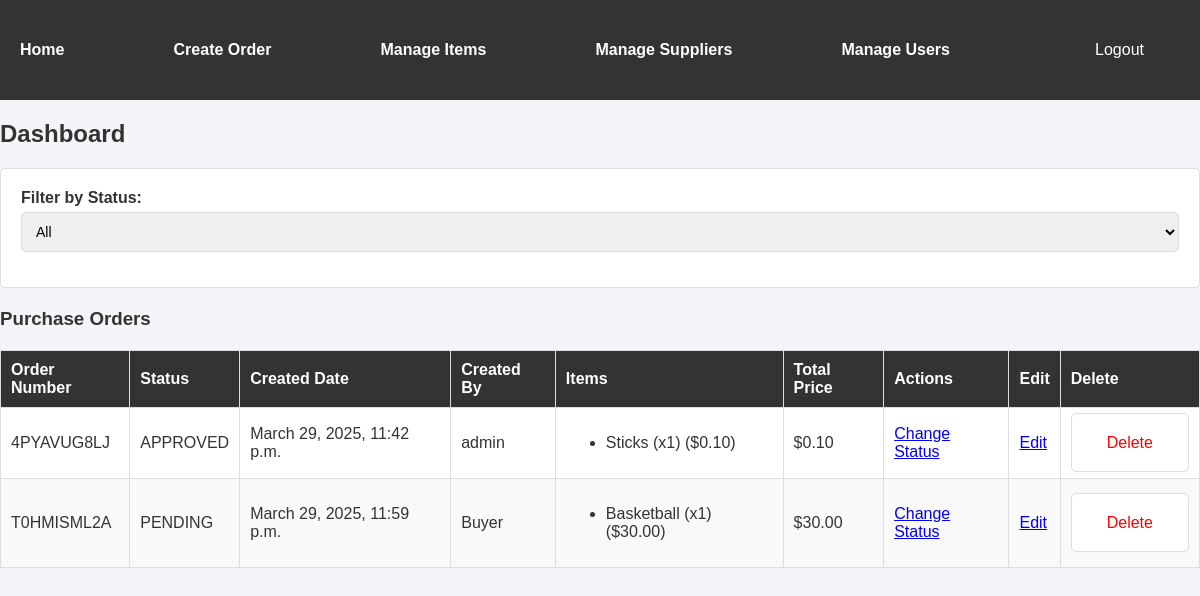
The app's page /app/ (signed in), older data.
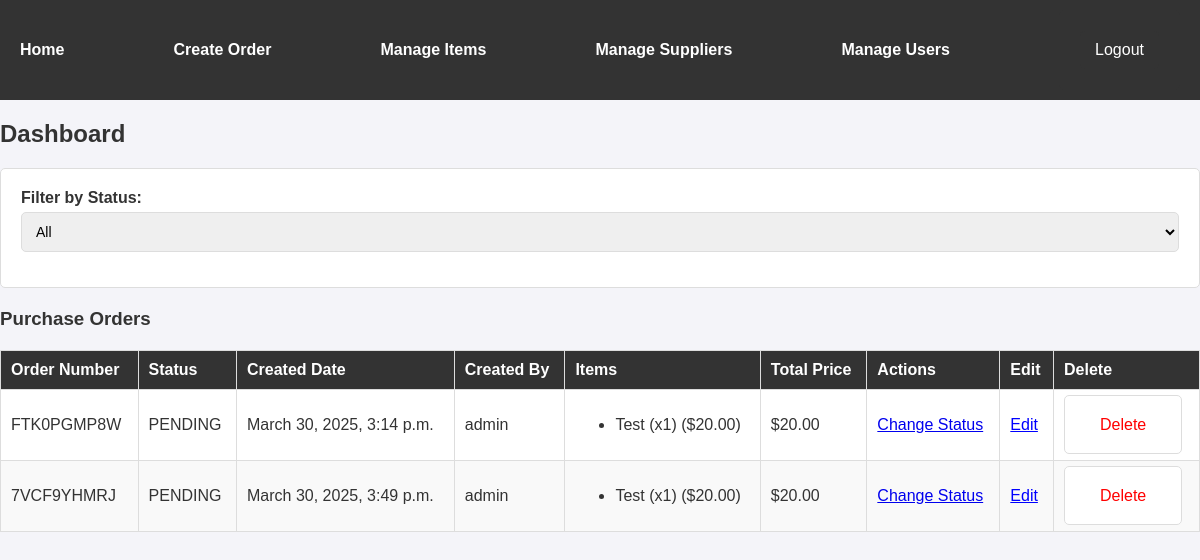
The same page, newer data.
### PO_Items/models.py (models this page shows, shortened)
class PurchaseOrder(models.Model):
    ORDER_STATUS_CHOICES = [
        ('PENDING', 'Pending'),
        ('APPROVED', 'Approved'),
        ('REJECTED', 'Rejected'),
    ]
    order_number = models.CharField(max_length=50)
    created_date = models.DateTimeField(auto_now_add=True)
    status = models.CharField(max_length=20, choices=ORDER_STATUS_CHOICES, default='PENDING')
    created_by = models.ForeignKey(User, on_delete=models.SET_NULL, null=True)

class User(AbstractUser):
    ROLE_CHOICES = [
        ('ADMIN', 'Admin'),
        ('BUYER', 'Buyer'),
        ('APPROVER', 'Approver'),
        ('INVENTORY_MANAGER', 'Inventory Manager'),
    ]
    role = models.CharField(max_length=20, choices=ROLE_CHOICES, default='BUYER')
    def __str__(self):
        return self.username

class POItem(models.Model):
    purchase_order = models.ForeignKey(PurchaseOrder, related_name='items', on_delete=models.CASCADE)
    sports_item = models.ForeignKey(SportsItem, on_delete=models.SET_NULL, null=True)
    quantity = models.PositiveIntegerField()
    price = models.DecimalField(max_digits=10, decimal_places=2)  # Price per item

class SportsItem(models.Model):
    supplier = models.ForeignKey(Supplier, on_delete=models.CASCADE)
    name = models.CharField(max_length=100)
    description = models.TextField()
    unit_price = models.DecimalField(max_digits=10, decimal_places=2)

### PO_Items/views.py (the view)
# urls.py: path('', views.dashboard, name='PO_Items' ),
@login_required
def dashboard(request):
    status_filter = request.GET.get('status', 'ALL')
    if status_filter == 'ALL':
        orders = PurchaseOrder.objects.all()  # Fetch all orders
    else:
        orders = PurchaseOrder.objects.filter(status=status_filter)  # Filter by status
    for order in orders:
        order.total_price = sum(item.price * item.quantity for item in order.items.all())
    return render(request, 'PO_Items/index.html', {'orders': orders, 'status_filter': status_filter})

### PO_Items/templates/PO_Items/index.html (shortened to what this page needs)
{% load static %}
<!DOCTYPE html>
<html>
<head>
    <link rel="stylesheet" type="text/css" href="{% static 'PO_Items/styles.css' %}">
</head>
<body>
<div class="navbar">
    <a href="{% url 'PO_Items:PO_Items' %}">Home</a>
    {% if request.user.role == 'BUYER' or request.user.role == 'ADMIN' %}
        <a href="{% url 'PO_Items:create_order' %}">Create Order</a>
    {% endif %}
    {% if request.user.role == 'INVENTORY_MANAGER' or request.user.role == 'ADMIN' %}
        <a href="{% url 'PO_Items:manage_items' %}">Manage Items</a>
        <a href="{% url 'PO_Items:manage_suppliers' %}">Manage Suppliers</a>
    {% endif %}
    {% if request.user.role == 'ADMIN' %}
        <a href="{% url 'PO_Items:manage_users' %}">Manage Users</a>
    {% endif %}
 <form class = "form_nav"method="post" action="{% url 'logout' %}" style="display: inline;">
    <button type="submit ">Logout</button>
</form>
</div>
<h2>Dashboard</h2>
<form method="get" action="">
    <label for="status">Filter by Status:</label>
    <select name="status" id="status" onchange="this.form.submit()">
        <option value="ALL" {% if status_filter == 'ALL' %}selected{% endif %}>All</option>
    </select>
</form>
<h3>Purchase Orders</h3>
<table border="1">
    <thead>
        <tr>
            <th>Order Number</th>
            <th>Status</th>
            <th>Created Date</th>
            <th>Created By</th>
            <th>Items</th>
            <th>Total Price</th>
            <th>Actions</th>
            <th>Edit</th>
            <th>Delete</th>
        </tr>
    </thead>
    <tbody>
        {% for order in orders %}
            <tr>
                <td>{{ order.order_number }}</td>
                <td>{{ order.status }}</td>
                <td>{{ order.created_date }}</td>
                <td>{{ order.created_by }}</td>
                <td>
                    <ul>
                        {% for item in order.items.all %}
                            <li>{{ item.sports_item.name }} (x{{ item.quantity }}) (${{ item.price }})</li>
                        {% endfor %}
                    </ul>
                </td>
                <td>${{ order.total_price }}</td>
                <td>
                    {% if request.user.role == 'APPROVER' or request.user.role == 'ADMIN' %}
                        <a href="{% url 'PO_Items:change_status' order.id %}">Change Status</a>
                    {% endif %}
                </td>
                <td>
                    <a href="{% url 'PO_Items:edit_order' order.id %}" style="color: blue; text-decoration: underline;">Edit</a>
                </td>
                <td>
                    {% if request.user.role == 'ADMIN' %}
                        <form method="post" action="{% url 'PO_Items:delete_order' order.id %}" style="display: inline;">
                            <button type="submit" style="background: none; border: none; color: red; cursor: pointer;">Delete</button>
                        </form>
                    {% endif %}
                </td>
            </tr>
        {% empty %}
            <tr>
                <td colspan="7">No purchase orders found.</td>
            </tr>
        {% endfor %}
    </tbody>
</table>
</body>
</html>

Row changes from the older to the newer data that the page shows:
removed PurchaseOrder: order_number "4PYAVUG8LJ", status "APPROVED", created_date "March 29, 2025, 11:42 p.m.", created_by "admin", total_price "0.10"
removed POItem: sports_item.name "Sticks", quantity "1", price "0.10", shown under "4PYAVUG8LJ"
removed PurchaseOrder: order_number "T0HMISML2A", status "PENDING", created_date "March 29, 2025, 11:59 p.m.", created_by "Buyer", total_price "30.00"
removed POItem: sports_item.name "Basketball", quantity "1", price "30.00", shown under "T0HMISML2A"
added PurchaseOrder: order_number "FTK0PGMP8W", status "PENDING", created_date "March 30, 2025, 3:14 p.m.", created_by "admin", total_price "20.00"
added POItem: sports_item.name "Test", quantity "1", price "20.00", shown under "FTK0PGMP8W"
added PurchaseOrder: order_number "7VCF9YHMRJ", status "PENDING", created_date "March 30, 2025, 3:49 p.m.", created_by "admin", total_price "20.00"
added POItem: sports_item.name "Test", quantity "1", price "20.00", shown under "7VCF9YHMRJ"
